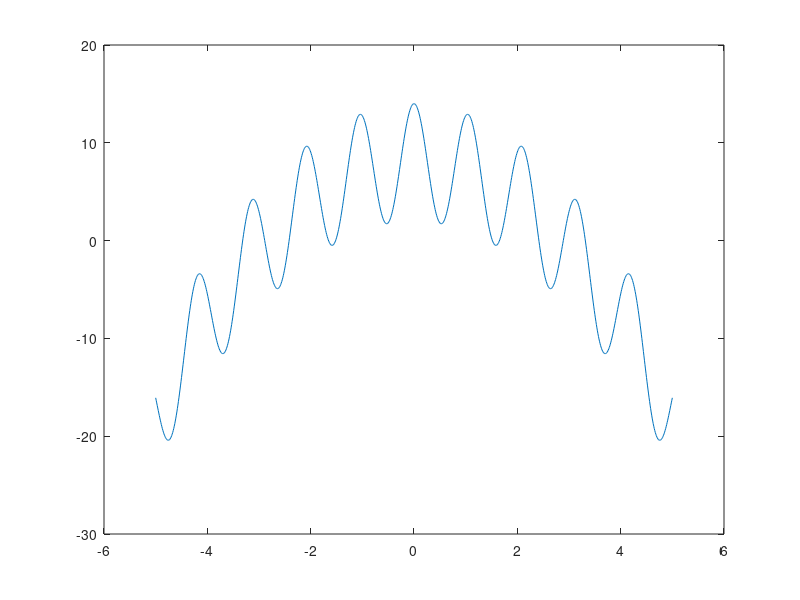
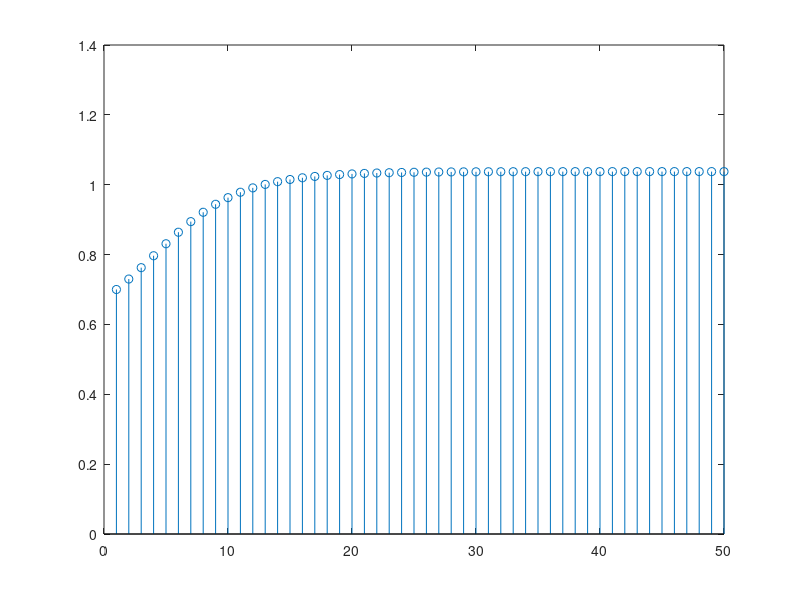

The MATLAB script that drew these images, in order:
% Consider performing an iterative maximization of
% J(x) =8 - x2 + 6 cos(6 x)
% via the steepest descent algorithm (JSK equation (6.5) on page 116)
% with the sign on the update reversed from negative to positive so that
% the algorithm will maximize rather than minimize; i.e.
% x[k+1] = x[k] + u dJ(x) / dx where x = x[k]
% a. Visualize and analyze the shape of the objective function J(x).
%     1) Plot J(x) for -5 < x < 5. Give the Matlab code for your answer.
x = [-5 : 0.01 : 5];
J = 8 - x.^2 + 6*cos(6.*x);
plot(x, J);
%     2) Describe the plot.
%       Big Picture: It's a concave down parabora. As cosine is added to it
%       there are a bunch of oscillations (like the cosine graph has).
%       There are multiple local minima and maxima.
%    3) How many local maxima do you see?
%        9 peaks + 2 end point
%     4) Of these local maxima, how many are global maxima?
%        Just 1 at X = 0
% b. Derive the steepest descent update equation
%     dJ/dx = -2x - 36*sin(6*x)
% and modify the code below to include the derivate of J(x)
% polyconverge.m find the maximum of J(x)=x via steepest descent
N=50;                      % number of iterations
mu=0.001;                % algorithm stepsize
x=zeros(1,N);              % initialize sequence of x values to zero
x(1)=0.7;                 % starting point x(1)
for k=1:N-1
  x(k+1)= x(k) + (-2*x(k) - 36*sin(6*x(k)))*mu;    % update equation
end
figure();
stem(x);          % to visualize approximation
x(N)
% c. Implement the steepest descent algorithm in Matlab with x[0] = 0.7.
%     1) To what value does the steepest descent algorithm converge?
%          x = 1.0376
%     2) Is the convergent value of x in the global maximum of J(x)? Why or why not?
%          No. The global max is at x = 0. It just went to the closest peak
%          and not the global max. 